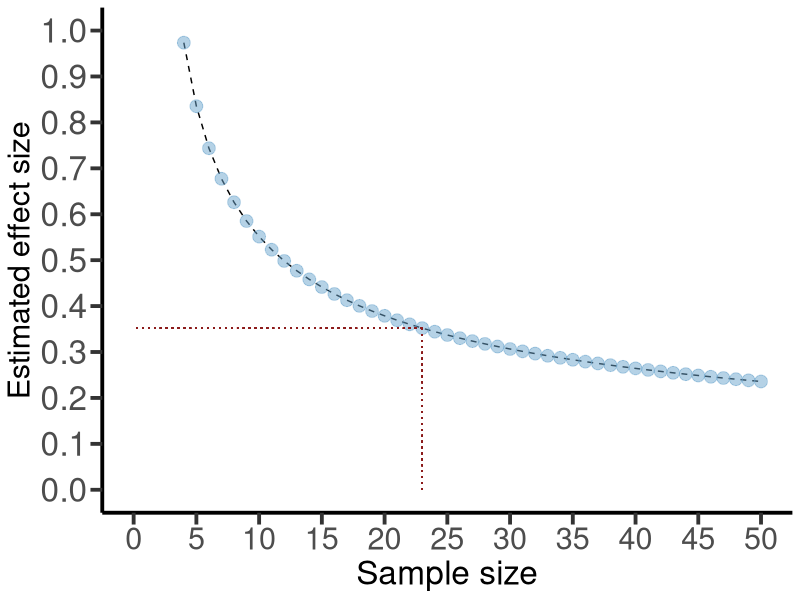

Reproduce this figure in R.
# ACpower.R
# Short script used to calculate the power of our analyses and 
# test the adequacy of our sample sizes for them.
# In this case, we are interested in looking at the sample sizes 
# required to make inferences of gill raker differences among 4 age
# groups of Arctic cod (AC) from the Beaufort Sea. 

# written by DR - Summer 2023

## clearing all instances (data and variables)
rm(list = ls())

## loading the libraries needed 
{
library(pwr)
library(ggplot2)
}
## power test for one way anova, 
# k = # of groups, 
# sig. level = signficance level
# and f = effect sizes

# The smaller the effect size, the better, because it means that we would have 
# the power to detect small effect sizes if they exist. 

# Set a vector from 0-1 by 0.02 to estimate the change in effect size  
efsi <- seq(0.02,1,0.02)

# Set a vector from 1-50 to estimate the change in sample size
sasi <- seq(1,50,1)

# Set empty vectors to store the effect sizes and sample sizes
bsasi<-vector()
befsi<-vector()

# Short loop to calculate out the changes in sample size (bsasi) and 
# effect size (befsi) based on changing sasi and efsi. 
for (i in 1:50) {
  if (i < 3) { bsasi[i] == 0 && befsi[i] == 0.001 } else { 
  tsasi<-pwr.anova.test(k = 4, f = efsi[i], sig.level = 0.05, p = 0.9)
  bsasi[i]<-tsasi$n
  tefsi<-pwr.anova.test(k = 4, n = sasi[i], sig.level = 0.05, p = 0.8)
  befsi[i]<-tefsi$f
  }
}

# make a dataframe of the results for plotting
pdf<-cbind.data.frame(mss=sasi, mes=efsi, ess=bsasi, ees=befsi)

# remove the first few values as ss < 3 are not useful
pdf<-pdf[-c(1:3),]

# find the closest value to 0.35, which is a pretty good effect size
bees<- which.min(abs(pdf$ees - 0.35))

# find what these values are in sample size and estimated effect size
xseg<-pdf$mss[bees]
yseg<-pdf$ees[bees]

# plot the relationship with mss and ees to see where the best sample size 
# would be.
ggplot(pdf, aes(x = mss, y = ees)) +
  geom_line(linetype = "dashed") +
  geom_point(shape = 19, size = 4, colour = "skyblue3", alpha = 0.5) +
  labs(x = "Sample size", y = "Estimated effect size") +
  scale_x_continuous(limits = c(0, 50), breaks = seq(0, 50, by = 5)) +
  scale_y_continuous(limits = c(0, 1), breaks = seq(0, 1, by = 0.1)) +
  geom_segment(aes(x = xseg, y = 0, xend = xseg, yend = yseg), linetype = "dotted", colour = "firebrick4") +
  geom_segment(aes(x = xseg, y = yseg, xend = 0, yend = yseg), linetype = "dotted", colour = "firebrick4") +
  theme(aspect.ratio = 0.80) +
  theme_classic() +
  theme(axis.text.x = element_text(size = 22),
        axis.title.x = element_text(size = 24),
        axis.title.y = element_text(size = 22),
        axis.text.y = element_text(size = 24),
        axis.line = element_line(linewidth=1.3),
        axis.ticks = element_line(linewidth = 1.3),
        axis.ticks.length = unit(.3,"cm"),
        legend.position = "none")

# Figure shows that aiming for a sample size around 20-25 would give a good chance to
# observe a difference with ~ 80% probability at the 0.05 level of significance.
